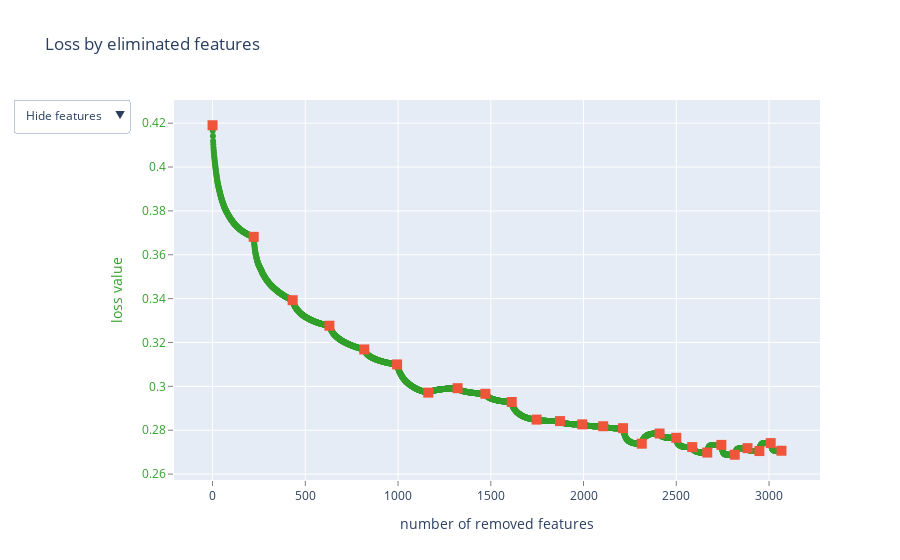

The cell this chart's notebook holds for it:
### Code cell
summary = cat_model.select_features(
                    X = X_train,
                    y = y_train,
                    eval_set=(X_test, y_test),
                    features_for_select='0-4066',
                    num_features_to_select = 1000,
                    steps = 25,
                    algorithm=EFeaturesSelectionAlgorithm.RecursiveByShapValues,
                    shap_calc_type=EShapCalcType.Regular,
                    train_final_model=True,
                    logging_level='Silent',
                    plot=True
                    
)

### Figure 1 — Plotly figure (JSON) as saved in the notebook; plotly's stock layout.template omitted (floating-point values rounded to 4 significant figures; data arrays with more than 128 entries replaced by an {"elided": "..."} marker saying what was removed)
{"data": [{"line": {"color": "rgb(51,160,44)"}, "mode": "lines+markers", "name": "", "text": {"elided": "3068 str values"}, "type": "scatter", "x": {"elided": "3068 int values"}, "y": {"elided": "3068 float values"}}, {"marker": {"size": 10, "symbol": "square"}, "mode": "markers", "name": "", "text": ["", "2588", "986", "1018", "2808", "3696", "3650", "3684", "3012", "4017", "2904", "3239", "2228", "3213", "3092", "24", "3138", "3150", "1577", "3160", "106", "1688", "1715", "1735", "1782", "3411"], "type": "scatter", "x": [0, 222, 432, 630, 818, 995, 1163, 1321, 1471, 1613, 1747, 1873, 1993, 2106, 2213, 2314, 2410, 2500, 2586, 2667, 2743, 2815, 2884, 2948, 3009, 3067], "y": [0.419, 0.3682, 0.3393, 0.3276, 0.3168, 0.31, 0.2971, 0.2992, 0.2966, 0.2929, 0.2848, 0.2842, 0.2827, 0.2818, 0.2809, 0.2739, 0.2785, 0.2765, 0.2723, 0.2698, 0.2733, 0.2688, 0.2718, 0.2705, 0.2741, 0.2706]}, {"mode": "text", "name": "", "text": {"elided": "3068 str values"}, "textfont": {"color": "rgb(51,160,44)", "family": "sans serif", "size": 18}, "textposition": "bottom center", "type": "scatter", "visible": false, "x": {"elided": "3068 int values"}, "y": {"elided": "3068 float values"}}], "layout": {"showlegend": false, "title": {"text": "Loss by eliminated features"}, "updatemenus": [{"active": 0, "buttons": [{"args": [{"visible": [true, true, false]}], "label": "Hide features", "method": "update"}, {"args": [{"visible": [true, true, true]}], "label": "Show indices", "method": "update"}], "pad": {"r": 10, "t": 10}, "showactive": true, "x": -0.25, "xanchor": "left", "y": 1.03, "yanchor": "top"}], "xaxis": {"gridcolor": "rgb(255,255,255)", "showgrid": true, "showline": false, "showticklabels": true, "tickcolor": "rgb(127,127,127)", "ticks": "outside", "title": {"text": "number of removed features"}, "zeroline": false}, "yaxis": {"gridcolor": "rgb(255,255,255)", "showgrid": true, "showline": false, "showticklabels": true, "tickcolor": "rgb(127,127,127)", "tickfont": {"color": "rgb(51,160,44)"}, "ticks": "outside", "title": {"font": {"color": "rgb(51,160,44)"}, "text": "loss value"}, "zeroline": false}}}
